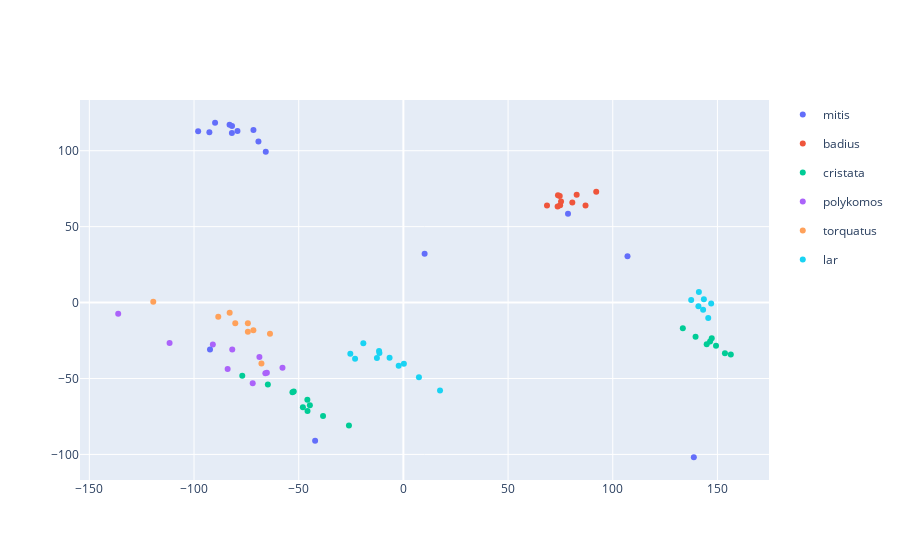

Notebook cell for this chart:
### Code cell
#Import required module
from sklearn.cluster import KMeans
import plotly.graph_objects as go
#Initialize the class object
kmeans = KMeans(n_clusters= 6)
 
#predict the labels of clusters.
kmeans.fit(data2)
y_kmeans = kmeans.predict(data2)
centers = kmeans.cluster_centers_

centers2= []
for i in centers:
    centers2.append([i[0], i[1]])
print(centers2)

fig2 = px.scatter(centers2, x=0, y=1, range_color = [100, 500], size_max = 100)
fig3 = go.Figure(data=fig1.data + fig2.data)
fig3.show()

### Figure 1 — Plotly figure (JSON) as saved in the notebook; plotly's stock layout.template omitted (floating-point values rounded to 4 significant figures)
{"data": [{"hovertemplate": "color=mitis<br>0=%{x}<br>1=%{y}<extra></extra>", "legendgroup": "mitis", "marker": {"color": "#636efa", "symbol": "circle"}, "mode": "markers", "name": "mitis", "orientation": "v", "showlegend": true, "type": "scatter", "x": [-69.23, -65.74, -71.62, -79.25, -81.92, -89.95, -81.86, -92.67, -83.03, -98.04], "xaxis": "x", "y": [106.0, 99.36, 113.6, 113.0, 111.7, 118.4, 116.3, 112.2, 117.2, 112.8], "yaxis": "y"}, {"hovertemplate": "color=badius<br>0=%{x}<br>1=%{y}<extra></extra>", "legendgroup": "badius", "marker": {"color": "#EF553B", "symbol": "circle"}, "mode": "markers", "name": "badius", "orientation": "v", "showlegend": true, "type": "scatter", "x": [80.69, 73.66, 82.76, 74.87, 74.68, 92.1, 68.59, 73.84, 86.99, 75.3], "xaxis": "x", "y": [65.83, 63.2, 70.97, 64.02, 70.23, 72.99, 63.85, 70.72, 63.86, 66.53], "yaxis": "y"}, {"hovertemplate": "color=cristata<br>0=%{x}<br>1=%{y}<extra></extra>", "legendgroup": "cristata", "marker": {"color": "#00cc96", "symbol": "circle"}, "mode": "markers", "name": "cristata", "orientation": "v", "showlegend": true, "type": "scatter", "x": [-26.01, -38.38, -44.67, -48.0, -45.86, -45.79, -52.37, -64.74, -53.0, -76.96, 156.4, 153.6, 149.3, 144.9, 147.3, 146.5, 139.6, 133.5], "xaxis": "x", "y": [-80.97, -74.73, -67.66, -68.89, -63.99, -71.34, -58.6, -53.99, -59.09, -48.26, -34.18, -33.3, -28.41, -27.41, -23.46, -25.69, -22.48, -16.85], "yaxis": "y"}, {"hovertemplate": "color=polykomos<br>0=%{x}<br>1=%{y}<extra></extra>", "legendgroup": "polykomos", "marker": {"color": "#ab63fa", "symbol": "circle"}, "mode": "markers", "name": "polykomos", "orientation": "v", "showlegend": true, "type": "scatter", "x": [-57.75, -71.97, -65.21, -65.93, -68.77, -83.95, -81.75, -91.02, -111.7, -136.2], "xaxis": "x", "y": [-42.98, -53.06, -46.21, -46.59, -35.91, -43.81, -30.93, -27.61, -26.64, -7.367], "yaxis": "y"}, {"hovertemplate": "color=torquatus<br>0=%{x}<br>1=%{y}<extra></extra>", "legendgroup": "torquatus", "marker": {"color": "#FFA15A", "symbol": "circle"}, "mode": "markers", "name": "torquatus", "orientation": "v", "showlegend": true, "type": "scatter", "x": [-67.8, -63.73, -74.28, -88.42, -71.66, -119.5, -82.98, -74.29, -80.3], "xaxis": "x", "y": [-40.07, -20.58, -13.63, -9.332, -18.2, 0.6082, -6.732, -19.29, -13.59], "yaxis": "y"}, {"hovertemplate": "color=lar<br>0=%{x}<br>1=%{y}<extra></extra>", "legendgroup": "lar", "marker": {"color": "#19d3f3", "symbol": "circle"}, "mode": "markers", "name": "lar", "orientation": "v", "showlegend": true, "type": "scatter", "x": [17.5, 7.427, -12.65, 0.2323, -11.62, -2.248, -23.08, -11.45, -6.6, -25.35, -19.13, 145.6, 147.0, 143.5, 143.2, 140.9, 141.1, 137.5], "xaxis": "x", "y": [-57.89, -49.19, -36.57, -40.26, -31.93, -41.55, -36.95, -33.29, -36.33, -33.68, -26.84, -10.1, -0.5957, 2.198, -4.679, -2.467, 6.936, 1.669], "yaxis": "y"}, {"hovertemplate": "0=%{x}<br>1=%{y}<extra></extra>", "legendgroup": "", "marker": {"color": "#636efa", "symbol": "circle"}, "mode": "markers", "name": "", "orientation": "v", "showlegend": false, "type": "scatter", "x": [-92.38, 107.0, 10.14, -42.17, 138.7, 78.62], "xaxis": "x", "y": [-30.86, 30.49, 32.13, -91.02, -101.9, 58.42], "yaxis": "y"}], "layout": {}}
